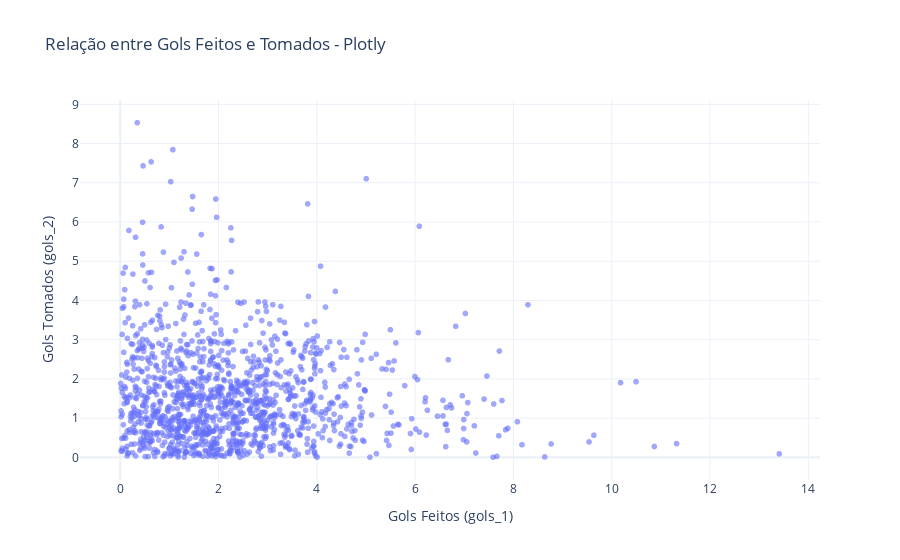

The notebook cell this image was saved under:
### Code cell
#### solução com plotly
import plotly.express as px


gols = wc[['gols_1', 'gols_2']] + np.random.random((len(wc), 2))
fig = px.scatter(gols, x='gols_1', y='gols_2',
                 title="Relação entre Gols Feitos e Tomados - Plotly",
                 labels={'gols_1': 'Gols Feitos (gols_1)', 'gols_2': 'Gols Tomados (gols_2)'},
                 opacity=0.6)
fig.show()

### Figure 1 — Plotly figure (JSON) as saved in the notebook; plotly's stock layout.template omitted (floating-point values rounded to 4 significant figures; data arrays with more than 128 entries replaced by an {"elided": "..."} marker saying what was removed)
{"data": [{"hovertemplate": "Gols Feitos (gols_1)=%{x}<br>Gols Tomados (gols_2)=%{y}<extra></extra>", "legendgroup": "", "marker": {"color": "#636efa", "opacity": 0.6, "symbol": "circle"}, "mode": "markers", "name": "", "showlegend": false, "type": "scattergl", "x": {"elided": "1286 float values"}, "xaxis": "x", "y": {"elided": "1286 float values"}, "yaxis": "y"}], "layout": {"legend": {"tracegroupgap": 0}, "title": {"text": "Relação entre Gols Feitos e Tomados - Plotly"}, "xaxis": {"anchor": "y", "domain": [0, 1], "title": {"text": "Gols Feitos (gols_1)"}}, "yaxis": {"anchor": "x", "domain": [0, 1], "title": {"text": "Gols Tomados (gols_2)"}}}}
